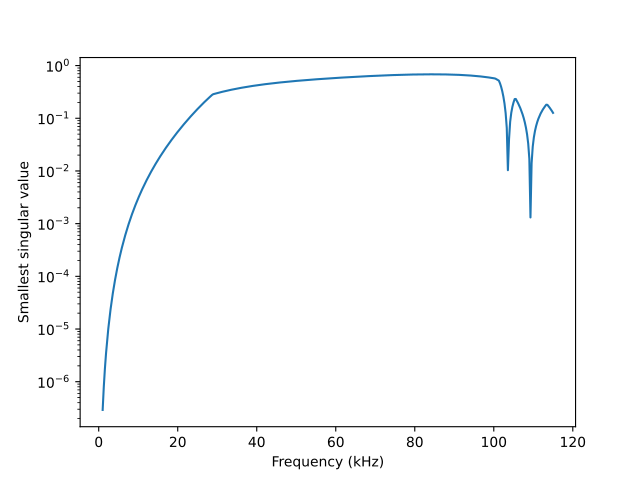

The script that drew this image:
import matplotlib.pyplot as plt
import numpy as np
from joblib import Parallel, delayed

import acoustotreams

k0s = 2 * np.pi * np.linspace(1000, 115000, 400) / acoustotreams.AcousticMaterial().c
materials = [acoustotreams.AcousticMaterial(1050, 2350), acoustotreams.AcousticMaterial(998, 1497)]
mmax = 6
radius = 0.005
lattice = acoustotreams.Lattice.cubic(0.015)
kpar = [0, 0, 0]

def compute_svd(k0):
    cyl = acoustotreams.AcousticTMatrixC.cylinder(kpar[2], mmax, k0, radius, materials)
    svd = np.linalg.svd(cyl.latticeinteraction(lattice, kpar[:2]), compute_uv=False)
    return svd[-1]
res = Parallel(n_jobs=-1)(delayed(compute_svd)(k0s[i]) for i in range(len(k0s)))

fig, ax = plt.subplots()
ax.set_xlabel("Frequency (kHz)")
ax.set_ylabel("Smallest singular value")
ax.semilogy(acoustotreams.AcousticMaterial().c * k0s / (2 * np.pi) / 1000, res)
fig.show()
